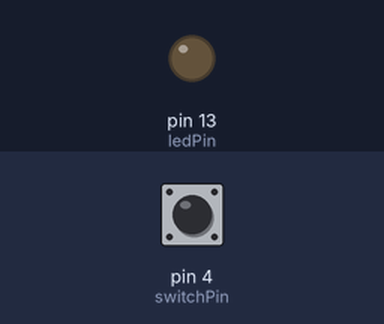
Recording of a sketch running on a simulated Arduino Uno, built with avr-gcc and run on an emulated ATmega328P. Shown: output pins drawn as LEDs (lit = HIGH). The inputs (shaded band) are chosen by the test bench; at power-on: pin 4 (switchPin) HIGH.

Above: at 1.2 s.
1.3 s: pin 4 (switchPin) pulled LOW for 0.15 s
At 2.1 s:
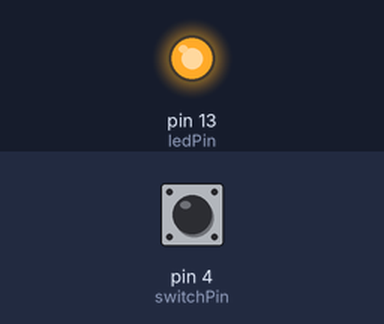
3.8 s: pin 4 (switchPin) pulled LOW for 3.2 s
At 7.5 s:
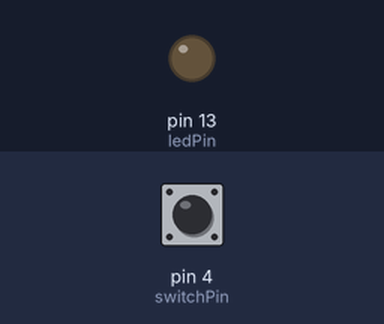
Timing chart, 0 to 9.0 s (numbered marks = the images above; inputs shaded):
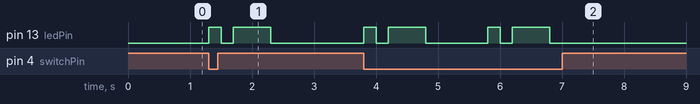

The sketch:

BlinkName.ino
```cpp
// Define the pins for the LED and the switch
const int ledPin = 13;
const int switchPin = 4;

// Default name to be blinked in Morse code
String defaultName = "ankush";

void setup() {
  // Set the LED pin as an output and the switch pin with internal pull-up resistor as input
  pinMode(ledPin, OUTPUT);
  pinMode(switchPin, INPUT_PULLUP);
}

void loop() {
  // Check if the switch is pressed (LOW)
  if (digitalRead(switchPin) == LOW) {
    // Call the function to blink Morse code for the default name
    blinkMorseCode(defaultName);
  }
}

// Function to blink Morse code for a given text
void blinkMorseCode(String text) {
  for (int i = 0; i < text.length(); i++) {
    char c = toLowerCase(text.charAt(i)); // Convert character to lowercase
    switch (c) {
      case 'a':
        blink(".-");   // Blink for 'A'
        break;
      case 'b':
        blink("-..."); // Blink for 'B'
        break;
      // ... (cases for other letters)
      case ' ':
        delay(300);    // Gap between words
        break;
    }
    delay(100); // Gap between letters
  }
}

// Function to blink dots and dashes for a given Morse code sequence
void blink(String morseCode) {
  for (int i = 0; i < morseCode.length(); i++) {
    char dotDash = morseCode.charAt(i);
    digitalWrite(ledPin, HIGH);
    if (dotDash == '.') {
      delay(200);   // Blink dot
    } else if (dotDash == '-') {
      delay(600);   // Blink dash
    }
    digitalWrite(ledPin, LOW);
    delay(200);     // Gap between dots and dashes
  }
  delay(200);       // Gap between characters
}
```

Measured:
- after the input at 1.3 s, pin 13 (ledPin): LOW → HIGH at once, → LOW 0.20 s later, → HIGH 0.20 s later, → LOW 0.60 s later
- after the input at 3.8 s, pin 13 (ledPin): LOW → HIGH at once, → LOW 0.20 s later, → HIGH 0.20 s later, → LOW 0.60 s later, … (8 changes in this stretch)
